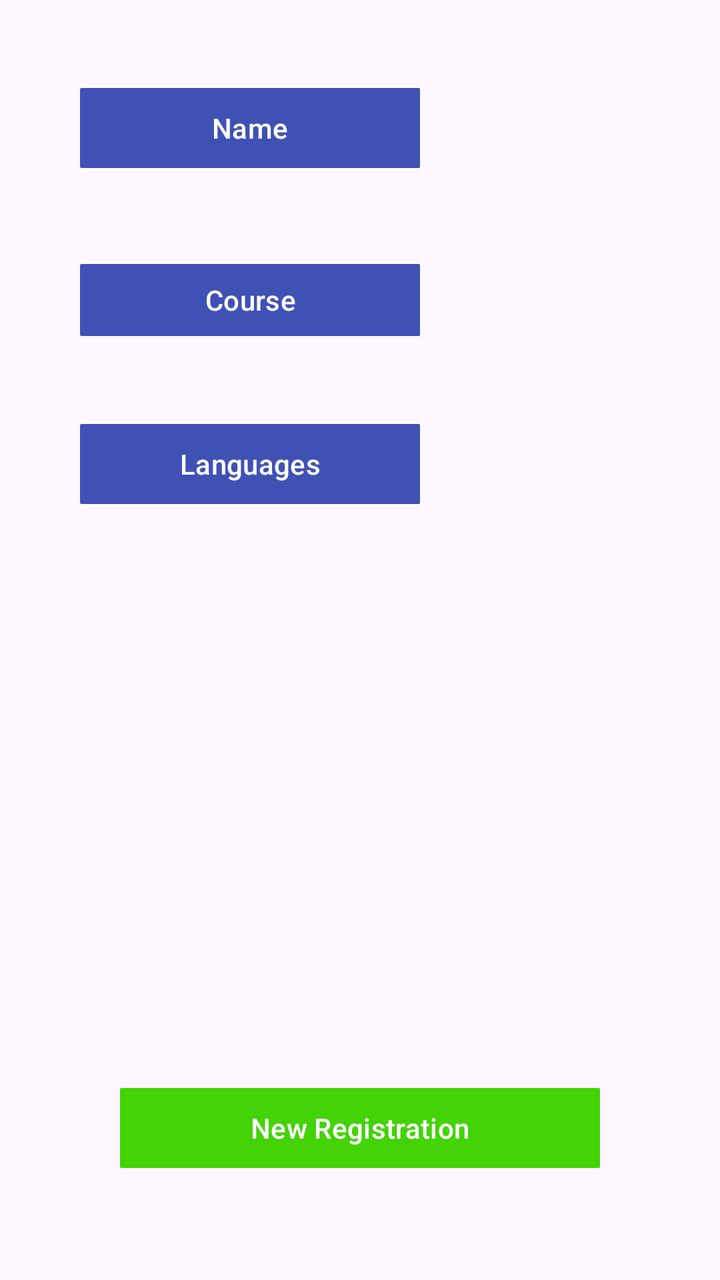
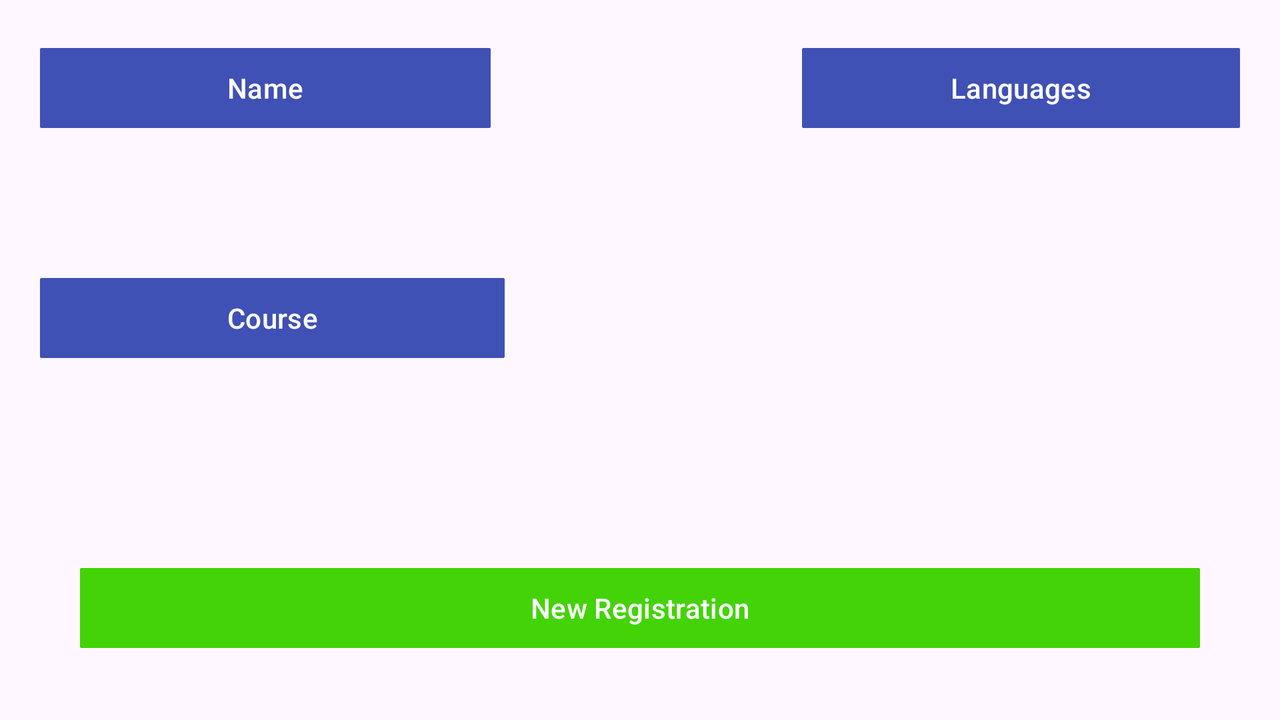

The same Android screen from two of the app's own layout files: first res/layout/ as a phone draws it, then the repository's variant for another configuration, drawn on a device whose configuration selects that folder. Both files follow.
<!-- AndroidManifest.xml: application theme Theme.FichaPersonalRepaso -->
<!-- res/layout/activity_main.xml -->
<?xml version="1.0" encoding="utf-8"?>
<androidx.constraintlayout.widget.ConstraintLayout xmlns:android="http://schemas.android.com/apk/res/android"
    xmlns:app="http://schemas.android.com/apk/res-auto"
    xmlns:tools="http://schemas.android.com/tools"
    android:id="@+id/main"
    android:layout_width="match_parent"
    android:layout_height="match_parent"
    android:padding="20dp"
    tools:context=".MainActivity">

    <LinearLayout
        android:id="@+id/linearLayout"
        android:layout_width="match_parent"
        android:layout_height="wrap_content"
        android:layout_marginStart="20dp"
        android:layout_marginTop="20dp"
        android:layout_marginEnd="20dp"
        android:orientation="horizontal"
        app:layout_constraintEnd_toEndOf="parent"
        app:layout_constraintStart_toStartOf="parent"
        app:layout_constraintTop_toTopOf="parent">

        <Button
            android:id="@+id/btnNombre"
            android:layout_width="60dp"
            android:layout_height="wrap_content"
            android:layout_weight="1"
            android:backgroundTint="@color/colorBtn"
            android:text="@string/lblNombre"
            app:cornerRadius="1dp" />

        <TextView
            android:id="@+id/lblNombre"
            android:layout_width="wrap_content"
            android:layout_height="match_parent"
            android:layout_weight="1"
            android:textAlignment="center"
            android:textColor="@color/colorLabel"
            android:textSize="24sp" />
    </LinearLayout>

    <LinearLayout
        android:id="@+id/linearLayout2"
        android:layout_width="0dp"
        android:layout_height="44dp"
        android:layout_marginStart="20dp"
        android:layout_marginTop="40dp"
        android:layout_marginEnd="20dp"
        app:layout_constraintEnd_toEndOf="parent"
        app:layout_constraintHorizontal_bias="1.0"
        app:layout_constraintStart_toStartOf="parent"
        app:layout_constraintTop_toBottomOf="@+id/linearLayout">

        <Button
            android:id="@+id/btnCurso"
            android:layout_width="60dp"
            android:layout_height="wrap_content"
            android:layout_weight="1"
            android:backgroundTint="@color/colorBtn"
            android:text="@string/lblCurso"
            app:cornerRadius="1dp" />

        <TextView
            android:id="@+id/lblCurso"
            android:layout_width="wrap_content"
            android:layout_height="match_parent"
            android:layout_weight="1"
            android:textAlignment="center"
            android:textColor="@color/colorLabel"
            android:textSize="24sp" />
    </LinearLayout>

    <LinearLayout
        android:layout_width="0dp"
        android:layout_height="382dp"
        android:layout_marginStart="20dp"
        android:layout_marginTop="36dp"
        android:layout_marginEnd="20dp"
        android:orientation="horizontal"
        app:layout_constraintEnd_toEndOf="parent"
        app:layout_constraintHorizontal_bias="1.0"
        app:layout_constraintStart_toStartOf="parent"
        app:layout_constraintTop_toBottomOf="@+id/linearLayout2">

        <Button
            android:id="@+id/btnLenguajes"
            android:layout_width="60dp"
            android:layout_height="wrap_content"
            android:layout_weight="1"
            android:backgroundTint="@color/colorBtn"
            android:text="@string/lblLenguajes"
            app:cornerRadius="1dp" />

        <TextView
            android:id="@+id/lblLenguaje"
            android:layout_width="wrap_content"
            android:layout_height="match_parent"
            android:layout_weight="1"
            android:textAlignment="center"
            android:textColor="@color/colorLabel"
            android:textSize="24sp" />
    </LinearLayout>

    <Button
        android:id="@+id/btnNuevoRegistro"
        android:layout_width="0dp"
        android:layout_height="wrap_content"
        android:layout_marginLeft="40dp"
        android:layout_marginRight="40dp"
        android:layout_marginBottom="32dp"
        android:backgroundTint="@color/colorBtnNuevoRegistro"
        android:text="@string/lblNuevoRegistro"
        app:cornerRadius="1dp"
        app:layout_constraintBottom_toBottomOf="parent"
        app:layout_constraintEnd_toEndOf="parent"
        app:layout_constraintStart_toStartOf="parent" />
</androidx.constraintlayout.widget.ConstraintLayout>
<!-- resources referenced by this layout -->
<resources>
  <color name="colorBtn">#3F51B5</color>
  <color name="colorBtnNuevoRegistro">#43D306</color>
  <color name="colorLabel">#ED1B0C</color>
  <string name="lblCurso">Course</string>
  <string name="lblLenguajes">Languages</string>
  <string name="lblNombre">Name</string>
  <string name="lblNuevoRegistro">New Registration</string>
  <style name="Theme.FichaPersonalRepaso" parent="Base.Theme.FichaPersonalRepaso" />
  <style name="Base.Theme.FichaPersonalRepaso" parent="Theme.Material3.DayNight.NoActionBar">
          
          
      </style>
</resources>
<!-- res/layout-land/activity_main.xml (the repository's variant of the layout above) -->
<!-- drawn on the phone turned sideways -->
<?xml version="1.0" encoding="utf-8"?>
<androidx.constraintlayout.widget.ConstraintLayout xmlns:android="http://schemas.android.com/apk/res/android"
    xmlns:app="http://schemas.android.com/apk/res-auto"
    xmlns:tools="http://schemas.android.com/tools"
    android:id="@+id/main"
    android:layout_width="match_parent"
    android:layout_height="match_parent"
    tools:context=".MainActivity">

    <LinearLayout
        android:id="@+id/linearLayout"
        android:layout_width="391dp"
        android:layout_height="65dp"
        android:layout_marginStart="20dp"
        android:layout_marginTop="20dp"
        android:orientation="horizontal"
        app:layout_constraintStart_toStartOf="parent"
        app:layout_constraintTop_toTopOf="parent">

        <Button
            android:id="@+id/btnNombre"
            android:layout_width="60dp"
            android:layout_height="wrap_content"
            android:layout_weight="1"
            android:backgroundTint="@color/colorBtn"
            android:text="@string/lblNombre"
            app:cornerRadius="1dp" />

        <TextView
            android:id="@+id/lblNombre"
            android:layout_width="wrap_content"
            android:layout_height="wrap_content"
            android:layout_weight="1"
            android:textAlignment="center"
            android:textColor="@color/colorLabel"
            android:textSize="24sp" />
    </LinearLayout>

    <LinearLayout
        android:id="@+id/linearLayout2"
        android:layout_width="405dp"
        android:layout_height="62dp"
        android:layout_marginStart="20dp"
        android:layout_marginTop="50dp"
        app:layout_constraintStart_toStartOf="parent"
        app:layout_constraintTop_toBottomOf="@+id/linearLayout">

        <Button
            android:id="@+id/btnCurso"
            android:layout_width="60dp"
            android:layout_height="wrap_content"
            android:layout_weight="1"
            android:backgroundTint="@color/colorBtn"
            android:text="@string/lblCurso"
            app:cornerRadius="1dp" />

        <TextView
            android:id="@+id/lblCurso"
            android:layout_width="wrap_content"
            android:layout_height="wrap_content"
            android:layout_weight="1"
            android:textAlignment="center"
            android:textColor="@color/colorLabel"
            android:textSize="24sp" />
    </LinearLayout>

    <LinearLayout
        android:id="@+id/linearLayout3"
        android:layout_width="219dp"
        android:layout_height="50dp"
        android:layout_marginTop="20dp"
        android:layout_marginEnd="20dp"
        android:orientation="horizontal"
        app:layout_constraintEnd_toEndOf="parent"
        app:layout_constraintTop_toTopOf="parent">

        <Button
            android:id="@+id/btnLenguajes"
            android:layout_width="60dp"
            android:layout_height="wrap_content"
            android:layout_weight="1"
            android:backgroundTint="@color/colorBtn"
            android:text="@string/lblLenguajes"
            app:cornerRadius="1dp" />

    </LinearLayout>

    <TextView
        android:id="@+id/lblLenguaje"
        android:layout_width="wrap_content"
        android:layout_height="wrap_content"
        android:layout_marginStart="492dp"
        android:layout_marginTop="24dp"
        android:layout_weight="1"
        android:textColor="@color/colorLabel"
        android:textSize="24sp"
        app:layout_constraintStart_toStartOf="parent"
        app:layout_constraintTop_toBottomOf="@+id/linearLayout3" />

    <Button
        android:id="@+id/btnNuevoRegistro"
        android:layout_width="0dp"
        android:layout_height="wrap_content"
        android:layout_marginLeft="40dp"
        android:layout_marginRight="40dp"
        android:layout_marginBottom="32dp"
        android:backgroundTint="@color/colorBtnNuevoRegistro"
        android:text="@string/lblNuevoRegistro"
        app:cornerRadius="1dp"
        app:layout_constraintBottom_toBottomOf="parent"
        app:layout_constraintEnd_toEndOf="parent"
        app:layout_constraintStart_toStartOf="parent" />
</androidx.constraintlayout.widget.ConstraintLayout>
